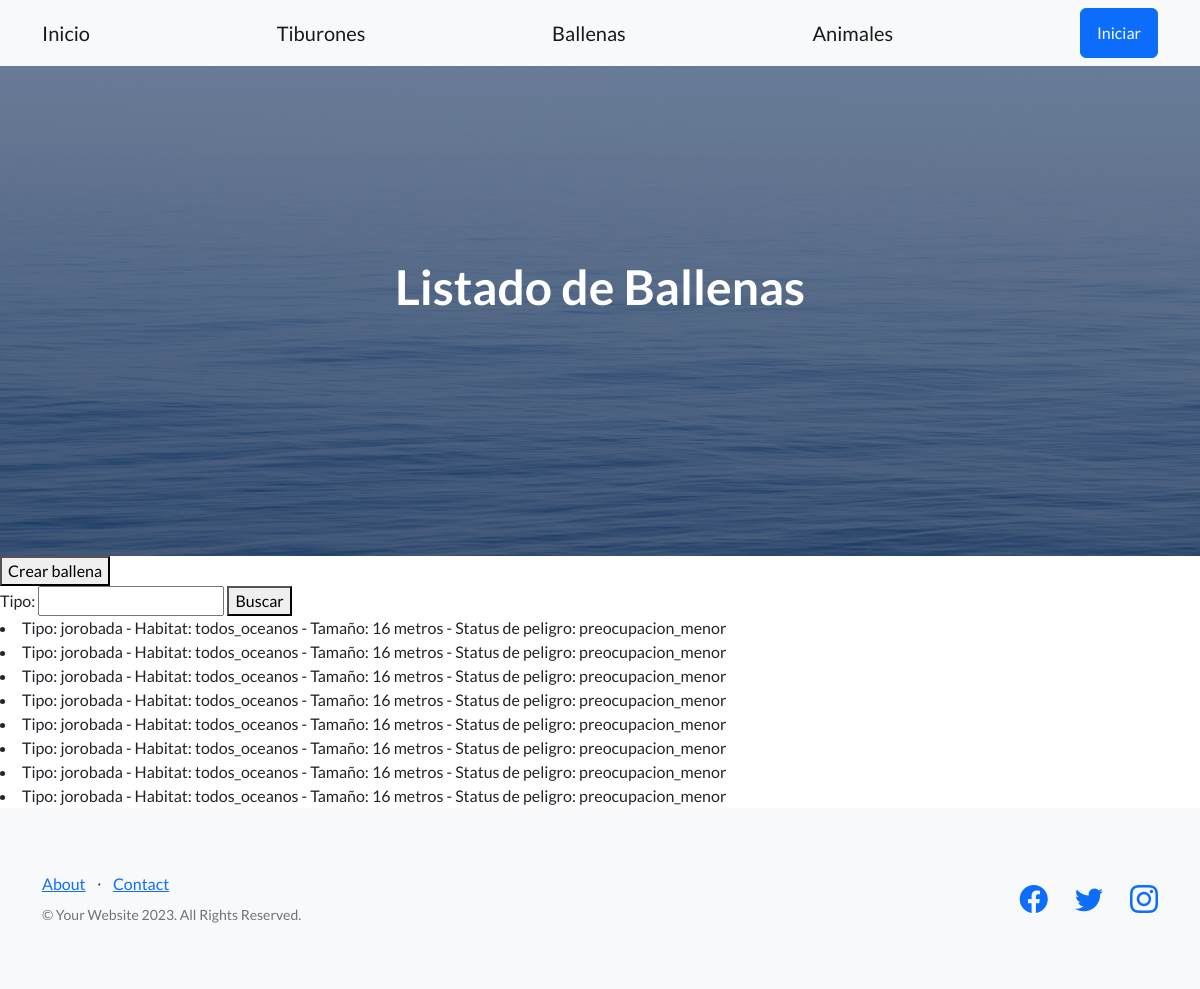
The app's page /ballenas/, older data.
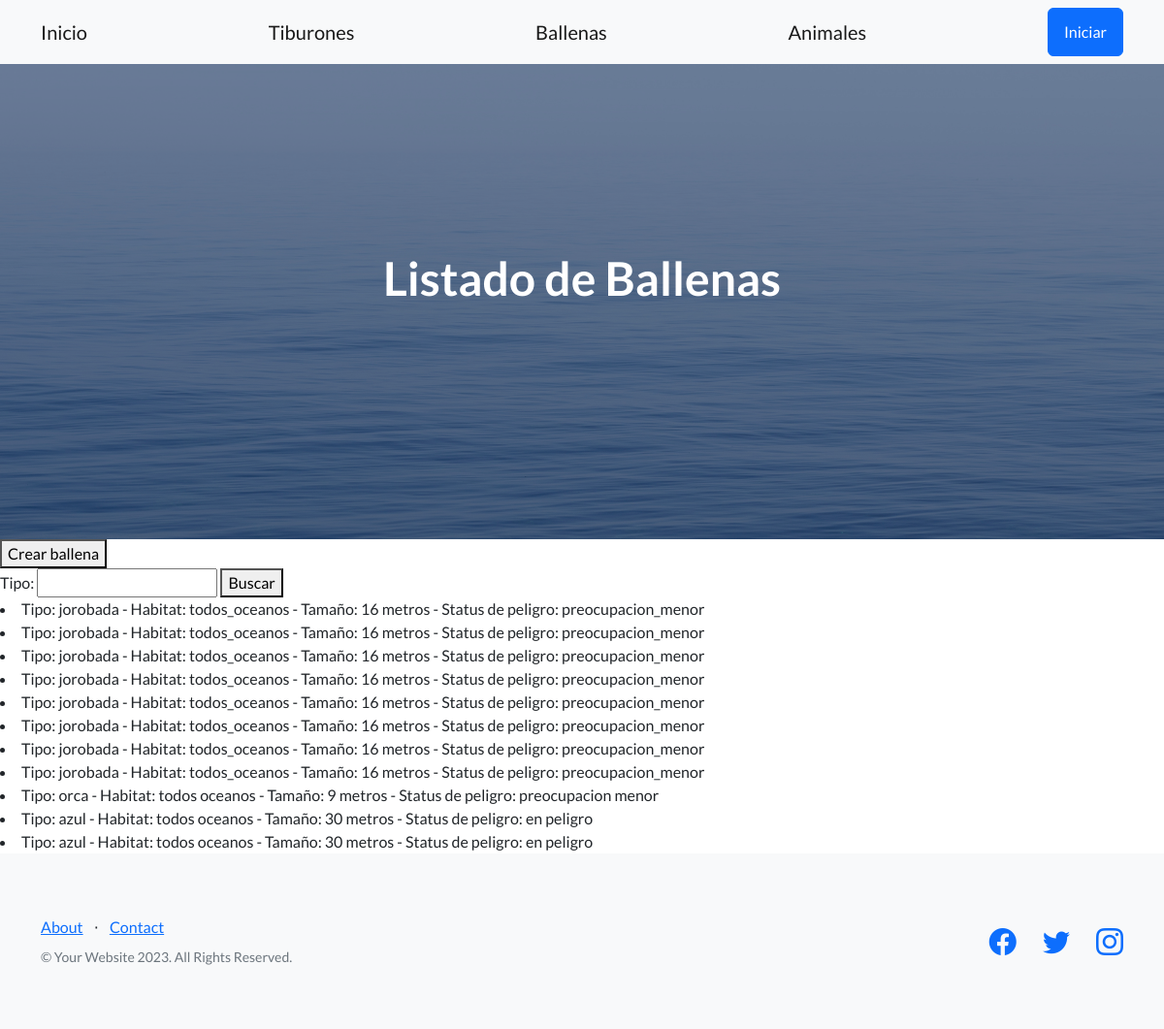
The same page, newer data.
### inicio/models.py (models this page shows)
class Ballena(models.Model):
    tipo = models.CharField(max_length=30)
    habitat = models.CharField(max_length=30)
    tomaño = models.IntegerField()
    status = models.CharField(max_length=10)

### inicio/views.py (the view)
def listar_ballenas(request):
    formulario = BuscarBallenaFormulario(request.GET)
    if formulario.is_valid():
        nombre_a_buscar = formulario.cleaned_data['tipo']
        listado_de_ballenas = Ballena.objects.filter(tipo__icontains=nombre_a_buscar)
    formulario = BuscarBallenaFormulario()
    return render(request, 'inicio/listar_ballenas.html', {'formulario': formulario, 'ballenas': listado_de_ballenas})

### inicio/form.py
class BuscarBallenaFormulario(forms.Form):
    tipo = forms.CharField(max_length=30, required=False)

### inicio/templates/inicio/listar_ballenas.html (shortened to what this page needs)
{% extends 'base.html' %}
{% block h1_header %}
Listado de Ballenas
{% endblock h1_header %}
{% block contenido %}
<button>
    <a class="navbar-brand" href={% url 'crear_ballena' %}>Crear ballena</a>
</button>
<form action="" method="get">
    {{formulario}}
    <button>Buscar</button>
</form>
{% for ballena in ballenas %}
<li>Tipo: {{ballena.tipo}} - Habitat: {{ballena.habitat}} - Tamaño: {{ballena.tomaño}} metros - Status de peligro: {{ballena.status}}</li>
{% endfor %}
{% endblock contenido %}

Row changes from the older to the newer data that the page shows:
added Ballena: tipo "orca", habitat "todos oceanos", tomaño "9", status "preocupacion menor"
added Ballena: tipo "azul", habitat "todos oceanos", tomaño "30", status "en peligro"
added Ballena: tipo "azul", habitat "todos oceanos", tomaño "30", status "en peligro"
